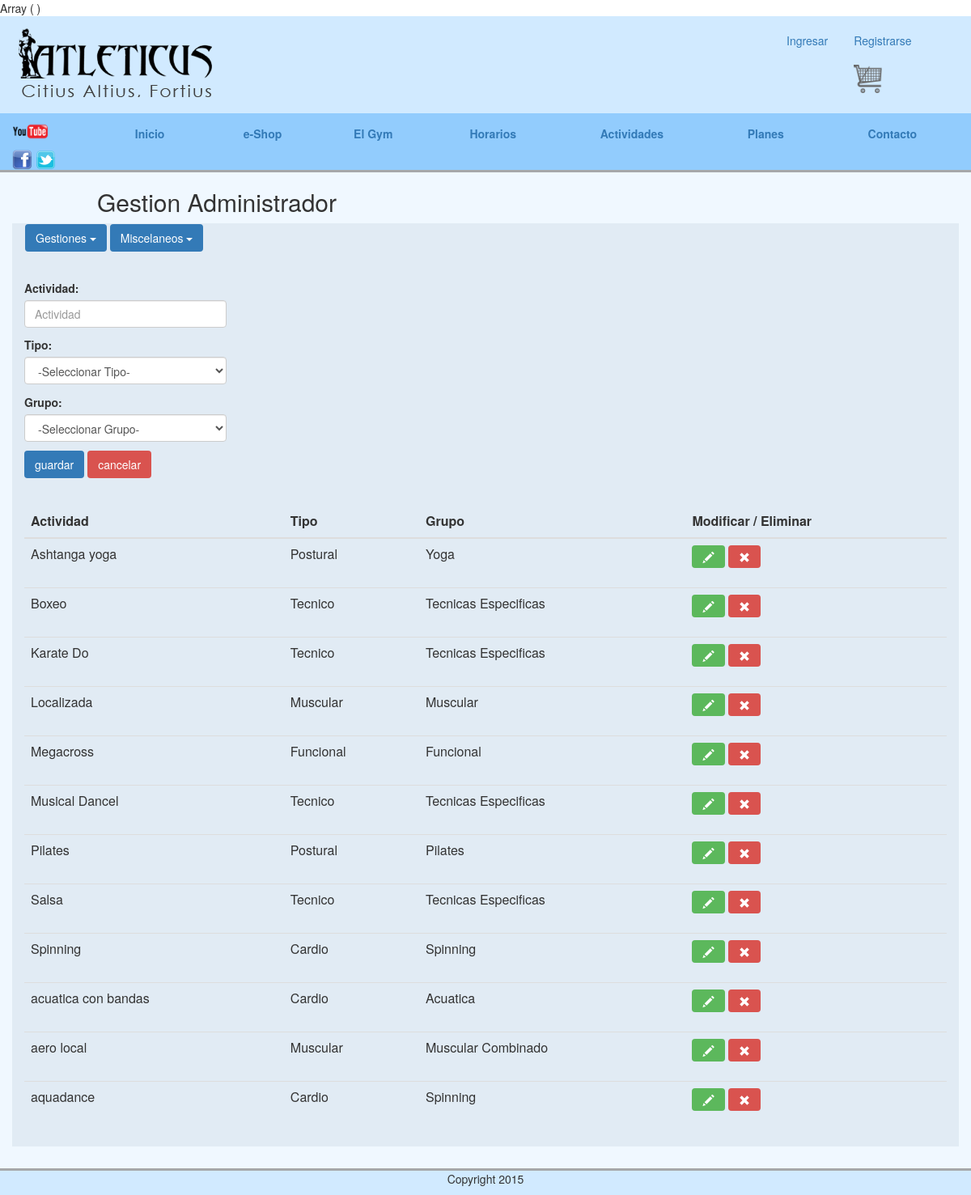
/abmActividades.php, run on an earlier commit of the app's database.
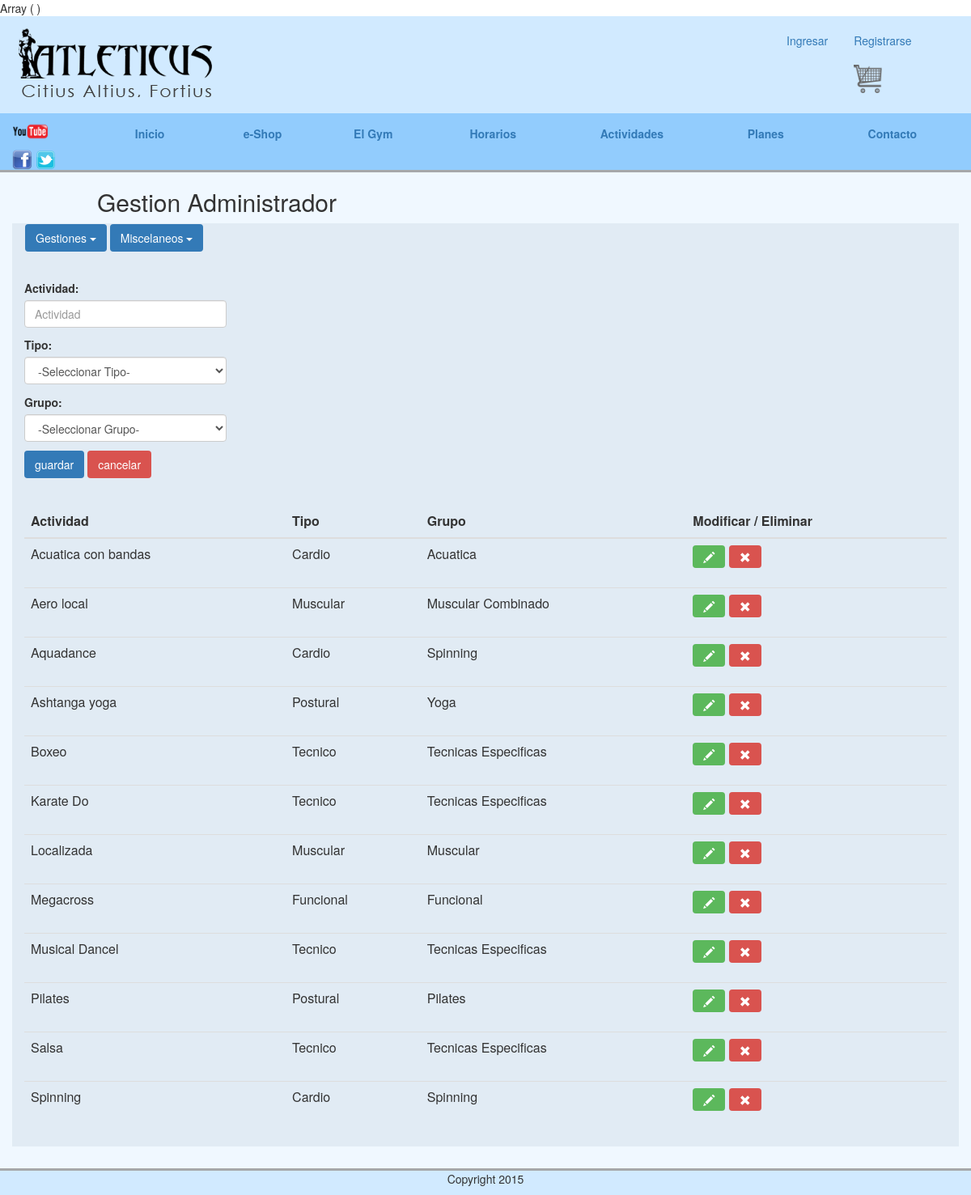
And on a later commit of the database.
### tables this page shows
CREATE TABLE IF NOT EXISTS `actividades` (
  `id` int(11) NOT NULL,
  `nombre` varchar(25) NOT NULL,
  `idTipo` int(11) NOT NULL,
  `idGrupo` int(11) NOT NULL
);

### models/actividades.php (called while the page is built, shortened)
<?php
    function getConnection(){
        $mysqli = new mysqli("localhost", "root", "admin", "atleticus");
        if( $mysqli->connect_errno ){
            die("Error al intentar establecer la conexión con MySQL");
        }else{
            $mysqli->query("SET NAMES 'utf8'");
            return $mysqli;
        }
    }
    function getActividades(){
        $c = getConnection();
        $query = "SELECT a.id,
                        a.nombre,
                        a.idtipo,
                        a.idgrupo,
                        at.id as 'id-tipo',
                        at.descripcion as tipo,
                        ag.id as 'id-grupo',
                        ag.idtipo,
                        ag.descripcion as grupo
                FROM `actividades` as a,
                    `actividad-grupo` as ag,
                    `actividad-tipo` as at
                WHERE a.idTipo = at.id
                AND a.idGrupo = ag.id
                AND ag.idTipo = at.id
                order by a.nombre";
        $actividades = array();
        if( $result = $c->query($query) ){
            while($fila = $result->fetch_assoc()){
                $actividades[] = $fila;
            }
        }
        return $actividades;
    }
?>

### abmActividades.php (the view, shortened to what this page needs)
<?php
    require("models/actividades.php");
    $actividades = getActividades();
    $actividad = array();
?>
<?php require("partials/gestionHeader.php"); ?>
<form id="form-actividades" method="post" action="actions/actions-actividades.php">
    <label>Actividad:</label>
    <input name = "nombre" type="text" class="form-control abm-inputs" id="actividad" value="<?= !empty($actividad) ? $actividad["nombre"] : ""?>" placeholder="Actividad">
    <label>Tipo:</label>
    <select name = "idTipo" class="form-control abm-inputs">
        <option>-Seleccionar Tipo-</option>
    </select>
    <label>Grupo:</label>
    <select name = "idGrupo" class="form-control abm-inputs">
        <option>-Seleccionar Grupo-</option>
    </select>
    <input type="submit" class="btn btn-primary" name="action" value="<?= $action; ?>"/>
    <input type="submit" class="btn btn-danger" name="action" value="cancelar"/>
</form>
<table class="table table-hover abm-tablas">
    <thead>
        <tr>
            <th>Actividad</th>
            <th>Tipo</th>
            <th>Grupo</th>
            <th>Modificar / Eliminar</th>
        </tr>
    </thead>
    <tbody>
    <?php foreach($actividades as $actividad) {?>
    <tr>
        <td class="actividad-nombre"><?= $actividad["nombre"];?></td>
        <td class="actividad-tipo"><?= $actividad["tipo"];?></td>
        <td class="actividad-grupo"><?= $actividad["grupo"];?></td>
        <td>
            <form class="form-inline" action="actions/actions-actividades.php" method="post">
                <button type="submit" name="action" value="editar" class="btn btn-success editar"><sapan class="glyphicon glyphicon-pencil" aria-hidden="true"></sapan></button>
                <button type="submit" name="action" value="eliminar" class="btn btn-danger eliminar"><sapan class="glyphicon glyphicon-remove" aria-hidden="true"></sapan></button>
            </form>
        </td>
    </tr>
    <?php } ?>
    </tbody>
</table>
<?php require("partials/gestionFooter.php"); ?>

### partials/header.php (shortened to what this page needs)
    <?php session_start(); print_r($_SESSION); ?>
<!doctype html>
<html class="no-js" lang="">
    <head>
        <link rel="stylesheet" href="css/bootstrap.min.css">
        <link rel="stylesheet" href="css/main.css">
        <link rel="stylesheet" href="css/mainCharly.css">
        <link rel="stylesheet" href="css/mainMatias.css">
        <link rel="stylesheet" href="css/mainMauro.css">
        <link rel="stylesheet" href="css/standalone.css">
        <link rel="stylesheet" href="css/clockpicker.css">
    </head>
    <?php
        $idUsuario = isset($_GET["id"]) ? $_GET["id"] : null;
        $action = empty($id) ? "guardar" : "actualizar";$idUsuario
    ?>
    <body>
        <div class="container-fluid contenedor-principal">
             <div class="row menu-logo">
                <div class="col-md-6 col-logo">
                    <a href="index.php"><img src="img/Atleticus_logo_Final3.jpg" alt="Atleticus" class="img-responsive"/></a>
                </div>
                <div class="col-md-6 col-carrito">
                    <ul class="nav nav-pills">
                        <?php if(empty($_SESSION["usuario"])) {?>
                        <li>
                            <a onclick="$('#message-login').html('');" data-toggle="modal" data-target=".iniciar-sesion">Ingresar</a>
                        </li>
                        <li>
                            <a data-toggle="modal" data-target=".registrar-usuario">Registrarse</a>
                        </li>
                        <?php } ?>
                        <li><a class="navbar-brand" href="micarrito.php"><img src="img/carrito.jpg" alt="Carrito" class="img-responsive" "icon-carrito"></a></li>
                    </ul>
                </div>
            </div>
            <div class="row menu-opciones">
                <div class="col-md-1 col-iconos">
                    <div class="yt">
                        <a href="http://www.youtube.com"><img src="img/youtube-logo-vector.jpg" alt="Youtube" class="yt img-responsive"/></a>
                    </div>
                    <div class="fb">
                        <a href="http://www.facebook.com"><img src="img/facebook-icon.jpg" alt="Facebook" class="fb img-responsive"/></a>
                    </div>
                    <div class="tw">
                        <a href="http://www.twitter.com"><img src="img/twitter-icon.jpg" alt="Twitter" class="tw img-responsive"/></a>
                    </div>
                </div>
                <div class="col-md-11 col-opciones">
                    <ul class="nav nav-pills nav-justified">
                        <li><a href="index.php" class="menulink"><b>Inicio</b></a></li>
                        <li><a href="e-shop.php" class="menulink"><b>e-Shop</b></a></li>
                        <li><a href="sede.php" class="menulink"><b>El Gym</b></a></li>
                        <li><a href="horarios.php" class="menulink"><b>Horarios</b></a></li>
                        <li><a href="actividades.php" class="menulink"><b>Actividades</b></a></li>
                        <li><a href="planes.php" class="menulink"><b>Planes</b></a></li>
                        <li><a href="contacto.php" class="menulink"><b>Contacto</b></a></li>
                    </ul>
                </div>
            </div>
            <div class="row row-cuerpo">

### partials/gestionHeader.php
<?php require("partials/header.php"); ?>
            <h2 class="titulo-cuerpo">Gestion Administrador</h2>
            <div class="container cuerpo-admin">
                <?php require("partials/menuGestiones.php"); ?>

### partials/menuGestiones.php (shortened to what this page needs)
<div class="navbar">
    <div class="dropdown btn-group" role="group">
        <button class="btn btn-primary dropdown-toggle" type="button" id="dropdownMenu1" data-toggle="dropdown" aria-expanded="true">
            Gestiones
            <span class="caret"></span>
        </button>
    </div>
    <div class="dropdown btn-group" role="group">
        <button class="btn btn-primary dropdown-toggle" type="button" id="dropdownMenu1" data-toggle="dropdown" aria-expanded="true">
            Miscelaneos
            <span class="caret"></span>
        </button>
    </div>
</div>

### partials/gestionFooter.php
            </div>
<?php require("partials/footer.php"); ?>

### partials/footer.php (shortened to what this page needs)
            </div>
            <div class="row pie">
                <p>Copyright 2015</p>
            </div>
        </div>
    </body>
</html>

### css/main.css (style rules this page uses)
.cuerpo-planes .row p, ul, li { text-align: justify; }

### css/mainMauro.css (style rules this page uses)
.cuerpo-comprar .facturacion button, input, select { margin-bottom: 1% }
.contenedor-principal .menu-logo { background-color: #d1eaff; }
.contenedor-principal .menu-logo .col-carrito ul { margin-left: 60%; margin-top: 10px; }
.contenedor-principal .menu-logo .col-carrito img { height: 35px; }
.contenedor-principal .menu-logo .col-logo img { margin-top: 15px; margin-bottom: 20px; }
.contenedor-principal .menu-opciones { background-color: #92ccfd; border-bottom-style: solid; border-bottom-color: #a6a8aa; }
.contenedor-principal .menu-opciones .col-opciones ul { margin-top: 5px; }
.contenedor-principal .pie { text-align: center; background-color: #d1eaff; border-top-style: solid; border-top-color: #a6a8aa; position:fixed; bottom:0px; width:100%; }
.contenedor-principal .menu-opciones .col-iconos .yt { height: 45px; display: inline-block; }
.contenedor-principal .menu-opciones .col-iconos .fb { height: 25px; display: inline-block; }
.contenedor-principal .menu-opciones .col-iconos .tw { height: 25px; display: inline-block; }
.contenedor-principal .row-cuerpo { background-color: aliceblue; }
.contenedor-principal .row-cuerpo .contenedor-cuerpo, .contenedor-recuperar-password, .cuerpo-admin, .cuerpo-abmProductos, .cuerpo-abm { background-color: #e1ebf4; margin-bottom: 5%; }
.contenedor-principal .row-cuerpo h2 { margin-left: 10%; }
.abm-inputs { width: 250px; }
.abm-tablas { margin-top: 3%; }

### css/standalone.css (style rules this page uses)
.btn { cursor: pointer; -webkit-user-select: none; -moz-user-select: none; -ms-user-select: none; user-select: none; background-image: none; border: 1px solid transparent; }

What changed in the data, as far as the page shows it:
changed actividades "Acuatica": nombre "acuatica con bandas" → "Acuatica con bandas"; moves up the list
changed actividades "Muscular Combinado": nombre "aero local" → "Aero local"; moves up the list
changed actividades: nombre "aquadance" → "Aquadance"; moves up the list
